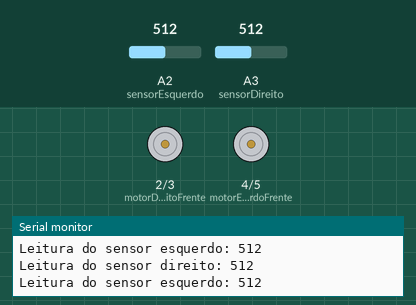
Recording of a sketch running on a simulated Arduino Uno, built with avr-gcc and run on an emulated ATmega328P. Parts: motor-driver pin pairs drawn as motors (green arrow = first pin HIGH = forward, orange = second pin HIGH = backward, longer = more drive), the last lines printed to the serial monitor. Inputs (shaded band) come from the test bench; at power-on: A2 (sensorEsquerdo) = 512, A3 (sensorDireito) = 512.

Above: at 1.2 s.
1.3 s: A2 (sensorEsquerdo) set to 716
At 1.99 s:
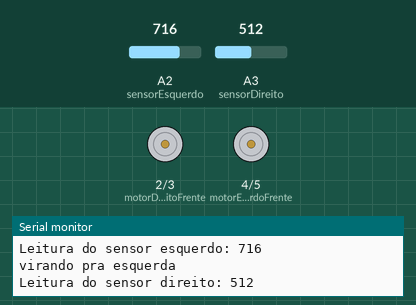
4.3 s: A3 (sensorDireito) set to 900
7.3 s: A2 (sensorEsquerdo) set to 900
At 7.7 s:
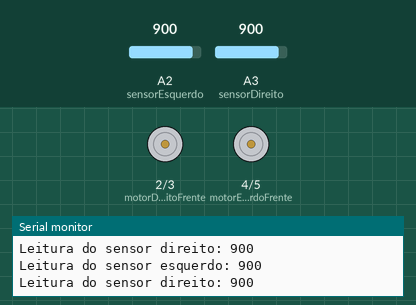
10.3 s: A2 (sensorEsquerdo) set to 90
At 10.57 s:
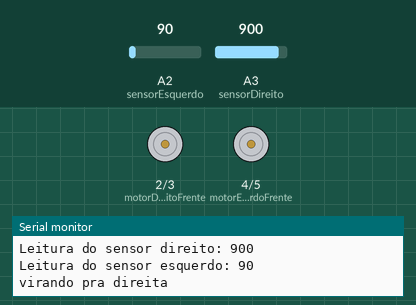
13.3 s: A3 (sensorDireito) set to 107
16.3 s: A3 (sensorDireito) set to 90
Timing chart, 0 to 20.3 s (numbered marks = the images above; inputs shaded):
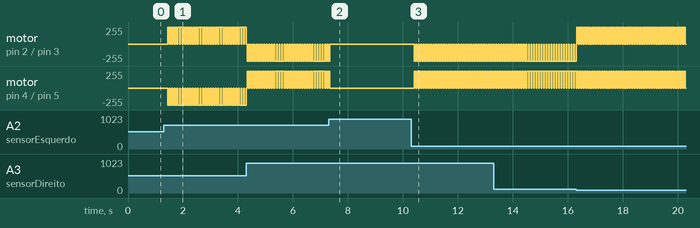

The sketch:

codigoSeguidorDeLinhaSensorAnalogico-FINAL.ino
```cpp
#define sensorDireito A3
#define sensorEsquerdo A2

#define motorDireitoFrente 2
#define motorDireitoTras 3
#define motorEsquerdoFrente 4
#define motorEsquerdoTras 5

int leituraD = 0;
int leituraE = 0;
int limite = 100;

void moverFrente() {
  digitalWrite(motorEsquerdoFrente, HIGH);
  digitalWrite(motorEsquerdoTras, LOW);
  digitalWrite(motorDireitoFrente, HIGH);
  digitalWrite(motorDireitoTras, LOW);
}

void virarEsquerda() {
  digitalWrite(motorEsquerdoFrente, LOW);
  digitalWrite(motorEsquerdoTras, HIGH);
  digitalWrite(motorDireitoFrente, HIGH);
  digitalWrite(motorDireitoTras, LOW);
}

void virarDireita() {
  digitalWrite(motorEsquerdoFrente, HIGH);
  digitalWrite(motorEsquerdoTras, LOW);
  digitalWrite(motorDireitoFrente, LOW);
  digitalWrite(motorDireitoTras, HIGH);
}

void parar() {
  digitalWrite(motorEsquerdoFrente, LOW);
  digitalWrite(motorEsquerdoTras, LOW);
  digitalWrite(motorDireitoFrente, LOW);
  digitalWrite(motorDireitoTras, LOW);
}


void setup() {
  //configurando sensor
  pinMode(sensorDireito, INPUT);
  pinMode(sensorEsquerdo, INPUT);
  Serial.begin(9600);

  // Configurando os pinos dos motores como saída
  pinMode(motorEsquerdoFrente, OUTPUT);
  pinMode(motorEsquerdoTras, OUTPUT);
  pinMode(motorDireitoFrente, OUTPUT);
  pinMode(motorDireitoTras, OUTPUT);
}

void loop() {
  leituraD = analogRead(sensorDireito);
  leituraE = analogRead(sensorEsquerdo);

  Serial.print("Leitura do sensor direito: ");
  Serial.println(leituraD);
  Serial.print("Leitura do sensor esquerdo: ");
  Serial.println(leituraE);

  if(leituraD <= limite && leituraE <= limite){
      Serial.println("Entrei no pra frente");
      moverFrente();
      delay(50);
      parar();
      delay(10);
  }
  else if(leituraD > leituraE){
    Serial.println("virando pra direita");
    virarDireita();
    delay(60);
    parar();
    delay(10);
  }
  else if(leituraD < leituraE){
    Serial.println("virando pra esquerda");
    virarEsquerda();
    delay(60);
    parar();
    delay(10);
  }
}
```

Measured:
- after the input at 1.3 s, motor on pin 2 (motorDireitoFrente) / pin 3 (motorDireitoTras): alternates forward 255/255 for 0.06 s and stopped for 0.03 s, starting after 0.14 s; motor on pin 4 (motorEsquerdoFrente) / pin 5 (motorEsquerdoTras): alternates backward 255/255 for 0.06 s and stopped for 0.03 s, starting after 0.14 s
- after the input at 7.3 s, motor on pin 2 (motorDireitoFrente) / pin 3 (motorDireitoTras), motor on pin 4 (motorEsquerdoFrente) / pin 5 (motorEsquerdoTras): goes on until 7.3 s, then stays stopped
- after the input at 10.3 s, motor on pin 2 (motorDireitoFrente) / pin 3 (motorDireitoTras): alternates backward 255/255 for 0.06 s and stopped for 0.03 s, starting after 0.11 s; motor on pin 4 (motorEsquerdoFrente) / pin 5 (motorEsquerdoTras): alternates forward 255/255 for 0.06 s and stopped for 0.03 s, starting after 0.11 s
